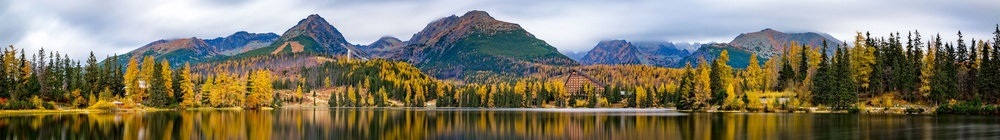
#> input picture assets/lake.jpg, 1000 x 140 px, shrunk from 5120 x 717 before the run; its folder holds only this picture in this run
$ python -i SplitImage_source.py   (imports and definitions only)
#> lines starting #> are read from the running program, lines starting #| are printed output that depends on the picture
from PIL import Image
import os


def splitImage(n, path=None, image=None):
    if image == None:
        image = Image.open(path)
    width, height = image.size
    images = []
    left = 0
    for i in range(n):
        images.append(image.crop((left, 0, left + (width / n), height)))
        left += width / n

    return images


def saveImages(images, name, filetype, show=True):
    for index, image in enumerate(images):
        image.save(f'{name}{index}.{filetype}')
        if show: image.show()


def viewImages(images):
    for image in images:
        image.show()


def makeImageDivisible(path=None, image=None):
#> called with path = 'assets/lake.jpg'
    if image == None:
        image = Image.open(path)
#> image is the input picture: PIL image 1000x140 RGB; mean R, G, B 127.9, 123.3, 104.4
    width, height = image.size
#> width = 1000; height = 140
    leftOver = width % height
#> leftOver = 20
    print(leftOver)
#| 20
    return image.crop((leftOver / 2, 0, width - (leftOver / 2), height))
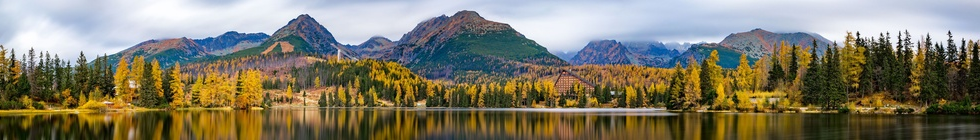
#> returned value: PIL image 980x140 RGB; mean R, G, B 128.5, 123.8, 104.8


def autosplit(path, save=True):
    croppedImage = makeImageDivisible(path=path)
    width, height = croppedImage.size
#> width = 980; height = 140
    ratio = width / height
#> ratio = 7
    images = splitImage(int(ratio), image=croppedImage)
#> after the loop in splitImage, `for i in range(n):`: images = 7 items; left = 980
#> images = 7 items

    pathInfo = path.split('.')
    pathInfo[0] = pathInfo[0].split('/')[-1]
    if save:
        saveImages(images, pathInfo[0], pathInfo[1])
#> the loop in saveImages, `for index, image in enumerate(images):` made 7 passes
#> pass 1, in saveImages, `image.save(f'{name}{index}.{filetype}')`:
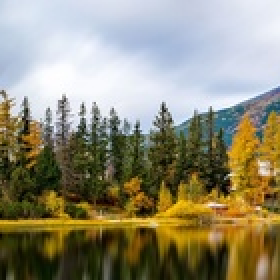
#> saved as lake0.jpg: PIL image 140x140 RGB (shown 2 times larger); mean R, G, B 144.7, 139.7, 116.6
#> pass 2, in saveImages, `image.save(f'{name}{index}.{filetype}')`:
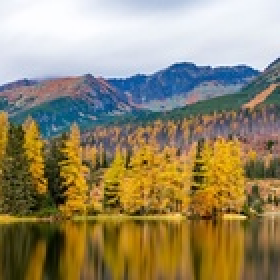
#> saved as lake1.jpg: PIL image 140x140 RGB (shown 2 times larger); mean R, G, B 149.8, 138.2, 107.1

    return [images, pathInfo[0], pathInfo[1]]


# [6 lines not run here, left out]

>>> result = autosplit('assets/lake.jpg')
#> result = 3 items
